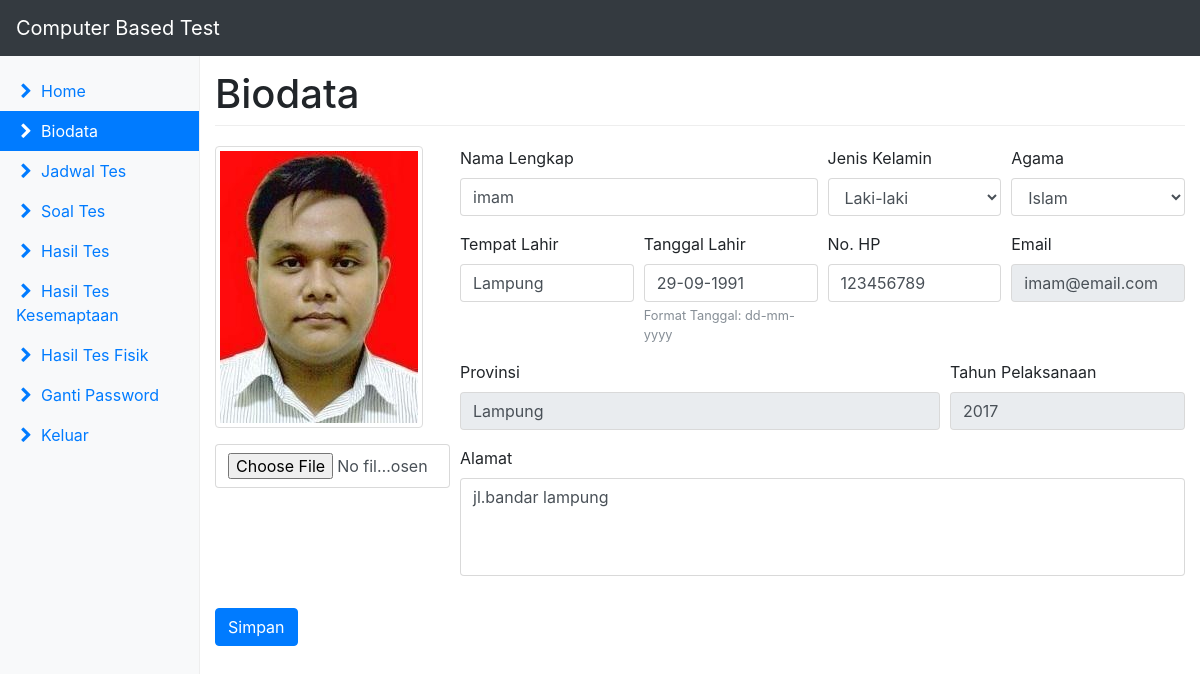
Page /app/?page=biodata (signed in) on the committed database.
### tables this page shows
CREATE TABLE `member` (
  `id_member` int(11) NOT NULL,
  `nama` varchar(50) NOT NULL,
  `kelamin` enum('Laki-laki','Perempuan') DEFAULT NULL,
  `agama` varchar(20) DEFAULT NULL,
  `tempat_lahir` varchar(50) DEFAULT NULL,
  `tgl_lahir` varchar(20) DEFAULT NULL,
  `alamat` text,
  `hp` varchar(20) NOT NULL,
  `email` varchar(50) NOT NULL,
  `password` varchar(32) NOT NULL,
  `foto` varchar(20) DEFAULT NULL,
  `provinsi` varchar(100) DEFAULT NULL,
  `th_pelaksanaan` varchar(4) DEFAULT NULL,
  `id_jadwal` int(11) DEFAULT NULL
);

### app/biodata.php (the view, shortened to what this page needs)
<form method="post" action="" enctype="multipart/form-data">
  <div class="form-row">
    <div class="form-group col-md-3">
      <?php
      if (empty($member['foto'])) {
        echo '<img src="../img/noimage.jpg" class="img-fluid img-thumbnail">';
      }else{
        echo '<img src="../img/member/'.$member['foto'].'" class="img-fluid img-thumbnail">';
      } ?>
      <div class="mt-3">
        <input type="file" class="form-control" name="foto">
      </div>
    </div>
    <div class="form-group col-md-9">
        <div class="form-row">
          <div class="form-group col-md-6">
            <label>Nama Lengkap</label>
            <input type="text" class="form-control" value="<?php echo $member['nama']; ?>" name="nama" required>
          </div>
          <div class="form-group col-md-3">
            <label>Jenis Kelamin</label>
            <select type="text" class="form-control" name="kelamin" required>
              <?php
                $kelaminAr = array('Laki-laki','Perempuan');
                foreach($kelaminAr as $kel){
                  echo '<option value="'.$kel.'"';
                  if($kel == $member['kelamin']){ echo ' selected'; }
                  echo '>'.$kel.'</option>';
                }
              ?>
            </select>
          </div>
          <div class="form-group col-md-3">
            <label>Agama</label>
            <select type="text" class="form-control" name="agama" required>
              <?php
                $agamaAr = array('Islam','Kristen Katolik','Kristen Protestan','Hindu','Budha','Konghucu');
                foreach($agamaAr as $agama){
                  echo '<option value="'.$agama.'"';
                  if($agama == $member['agama']){ echo ' selected'; }
                  echo '>'.$agama.'</option>';
                }
              ?>
            </select>
          </div>
        </div>
        <div class="form-row">
          <div class="form-group col-md-3">
            <label>Tempat Lahir</label>
            <input type="text" class="form-control" value="<?php echo $member['tempat_lahir']; ?>" name="tempat_lahir" required>
          </div>
          <div class="form-group col-md-3">
            <label>Tanggal Lahir</label>
            <input type="text" class="form-control" value="<?php echo $member['tgl_lahir']; ?>" name="tgl_lahir" required>
            <small class="form-text text-muted">Format Tanggal: dd-mm-yyyy</small>
          </div>
          <div class="form-group col-md-3">
            <label>No. HP</label>
            <input type="text" class="form-control" value="<?php echo $member['hp']; ?>" name="hp" required>
          </div>
          <div class="form-group col-md-3">
            <label>Email</label>
            <input type="text" class="form-control" value="<?php echo $member['email']; ?>" readonly>
          </div>
        </div>
        <div class="form-row">
          <div class="form-group col-md-8">
            <label>Provinsi</label>
              <?php
                if(!empty($member['provinsi'])){
                  echo '<input type="text" class="form-control" name="provinsi" value="'.$member['provinsi'].'" readonly>';
            } ?>
          </div>
          <div class="form-group col-md-4">
            <label>Tahun Pelaksanaan</label>
              <?php
                if(!empty($member['th_pelaksanaan'])){
                  echo '<input type="text" class="form-control" name="th_pelaksanaan" value="'.$member['th_pelaksanaan'].'" readonly>';
            } ?>
          </div>
        </div>
        <div class="form-group">
          <label>Alamat</label>
          <textarea rows="4" class="form-control" name="alamat" required><?php echo $member['alamat']; ?></textarea>
        </div>
    </div>
  </div>
  <button class="btn btn-primary" name="simpan" onclick="return confirm('Simpan perubahan biodata?')">Simpan</button>
</form>

### css/dashboard.css (style rules this page uses)
body { padding-top: 3.5rem; }
textarea { resize: none; }

### rows in the picture
member: foto (picture), nama "imam", kelamin "Laki-laki", agama "Islam", tempat_lahir "Lampung", tgl_lahir "29-09-1991", hp "123456789", email "imam@email.com", provinsi "Lampung", th_pelaksanaan "2017", alamat "jl.bandar lampung"

### other values in the picture
$menu "Home"
$menu "Biodata"
$menu "Jadwal Tes"
$menu "Soal Tes"
$menu "Hasil Tes"
$menu "Hasil Tes Kesemaptaan"
$menu "Hasil Tes Fisik"
$menu "Ganti Password"
$menu "Keluar"
$menuAr[$page] "Biodata"
